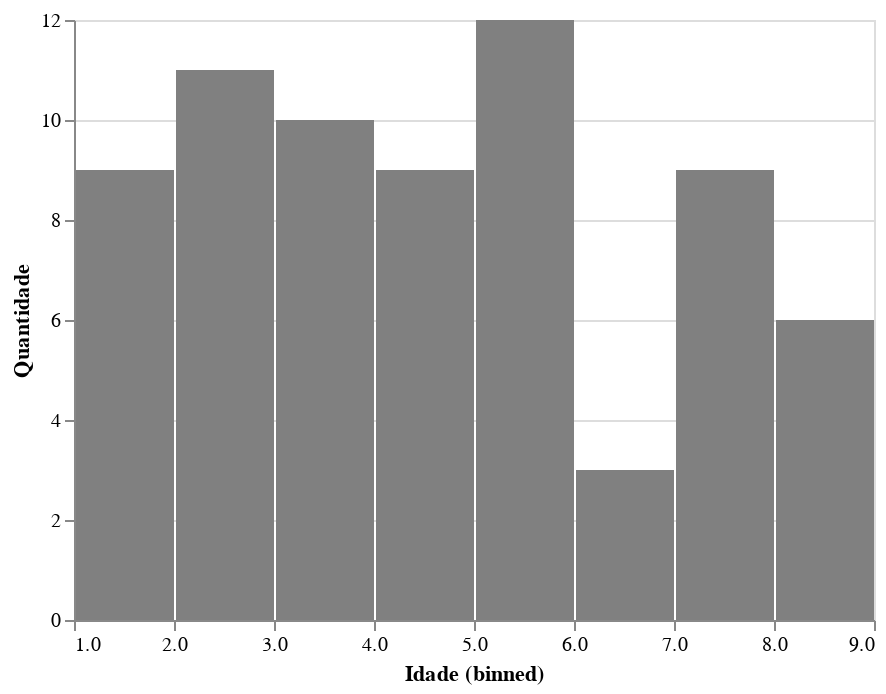

Notebook code cell kept with this figure:
### Code cell
alt.Chart(df).mark_bar().encode(
    alt.X("Idade", bin=True),
    alt.Y('count()', title="Quantidade"),
    color = alt.value('grey')
)

### Figure 1 — Vega-Lite specification as saved in the notebook (floating-point values rounded to 4 significant figures)
{"config": {"view": {"continuousWidth": 400, "continuousHeight": 300}}, "data": {"name": "data-b320dd391e783ca143822a933b385d0e"}, "mark": "bar", "encoding": {"color": {"value": "grey"}, "x": {"type": "quantitative", "bin": true, "field": "Idade"}, "y": {"type": "quantitative", "aggregate": "count", "title": "Quantidade"}}, "$schema": "https://vega.github.io/schema/vega-lite/v4.0.2.json", "datasets": {"data-b320dd391e783ca143822a933b385d0e": [{"Idade": 1}, {"Idade": 1}, {"Idade": 1}, {"Idade": 1}, {"Idade": 1}, {"Idade": 1}, {"Idade": 1}, {"Idade": 1}, {"Idade": 1}, {"Idade": 2}, {"Idade": 2}, {"Idade": 2}, {"Idade": 2}, {"Idade": 2}, {"Idade": 2}, {"Idade": 2}, {"Idade": 2}, {"Idade": 2}, {"Idade": 2}, {"Idade": 2}, {"Idade": 3}, {"Idade": 3}, {"Idade": 3}, {"Idade": 3}, {"Idade": 3}, {"Idade": 3}, {"Idade": 3}, {"Idade": 3}, {"Idade": 3}, {"Idade": 3}, {"Idade": 4}, {"Idade": 4}, {"Idade": 4}, {"Idade": 4}, {"Idade": 4}, {"Idade": 4}, {"Idade": 4}, {"Idade": 4}, {"Idade": 4}, {"Idade": 5}, {"Idade": 5}, {"Idade": 5}, {"Idade": 5}, {"Idade": 5}, {"Idade": 5}, {"Idade": 5}, {"Idade": 5}, {"Idade": 5}, {"Idade": 5}, {"Idade": 5}, {"Idade": 5}, {"Idade": 6}, {"Idade": 6}, {"Idade": 6}, {"Idade": 7}, {"Idade": 7}, {"Idade": 7}, {"Idade": 7}, {"Idade": 7}, {"Idade": 7}, {"Idade": 7}, {"Idade": 7}, {"Idade": 7}, {"Idade": 8}, {"Idade": 8}, {"Idade": 9}, {"Idade": 9}, {"Idade": 9}, {"Idade": 9}]}}
